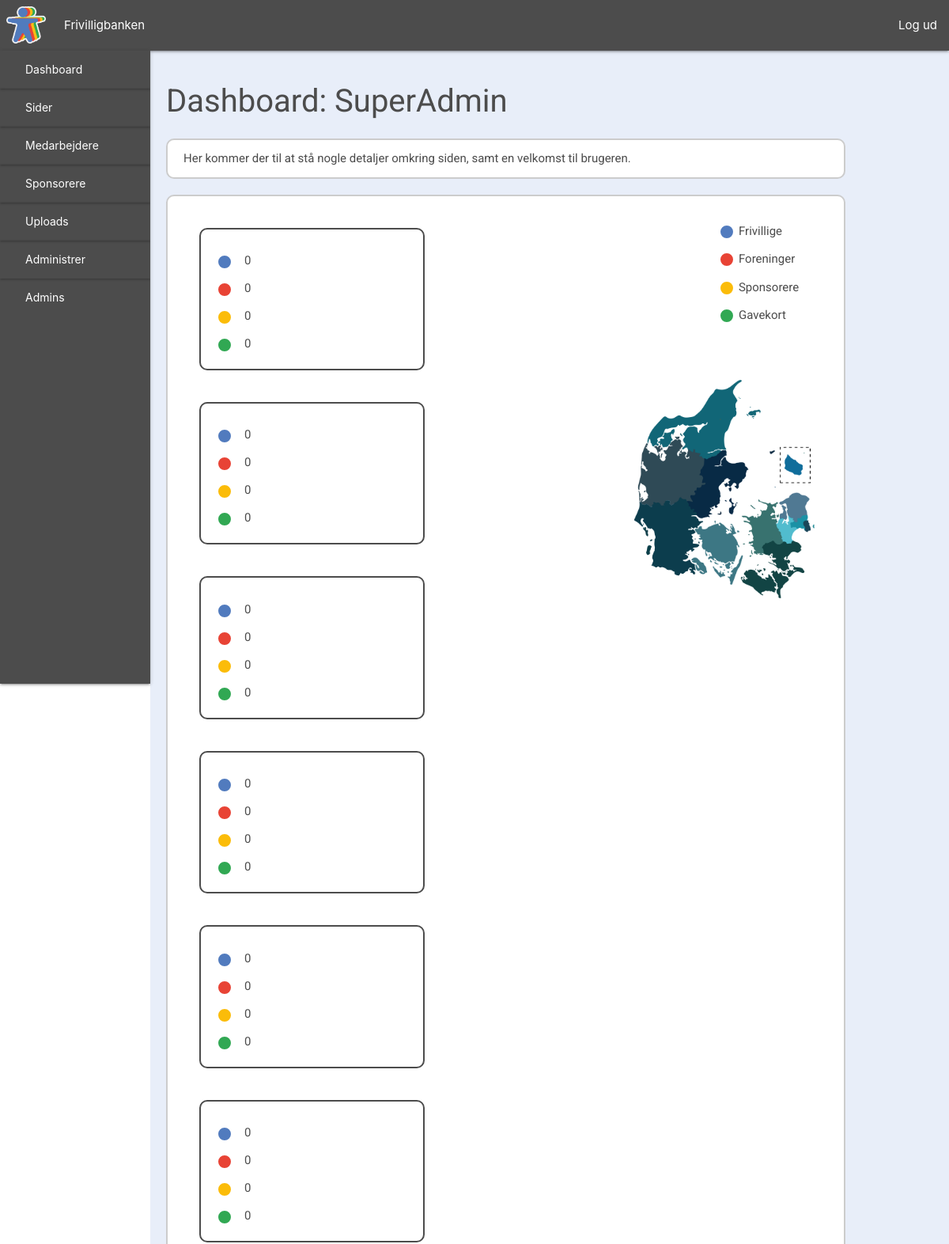
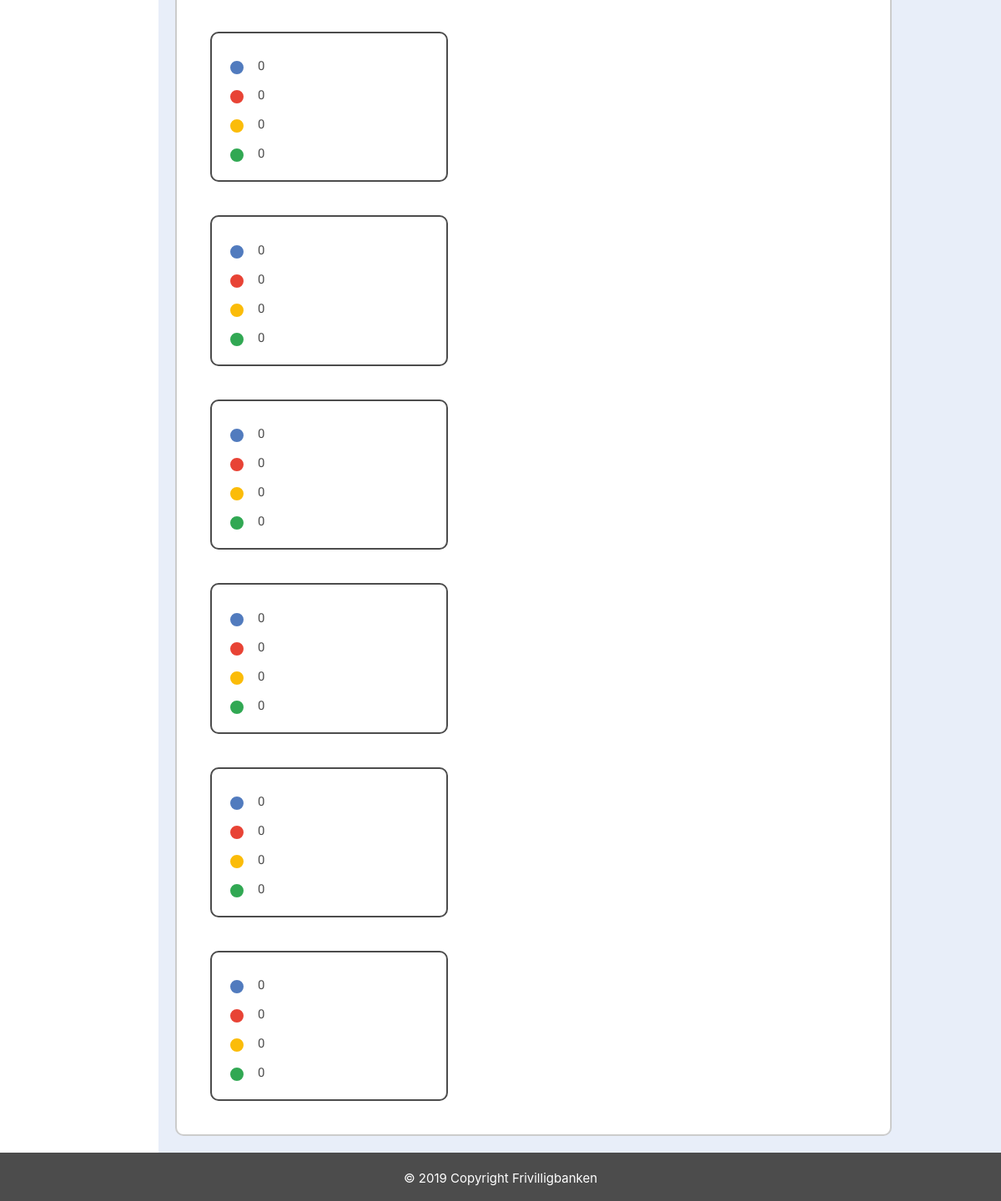
Before: /admin (signed in) with the older database file (2 pictures, top to bottom).
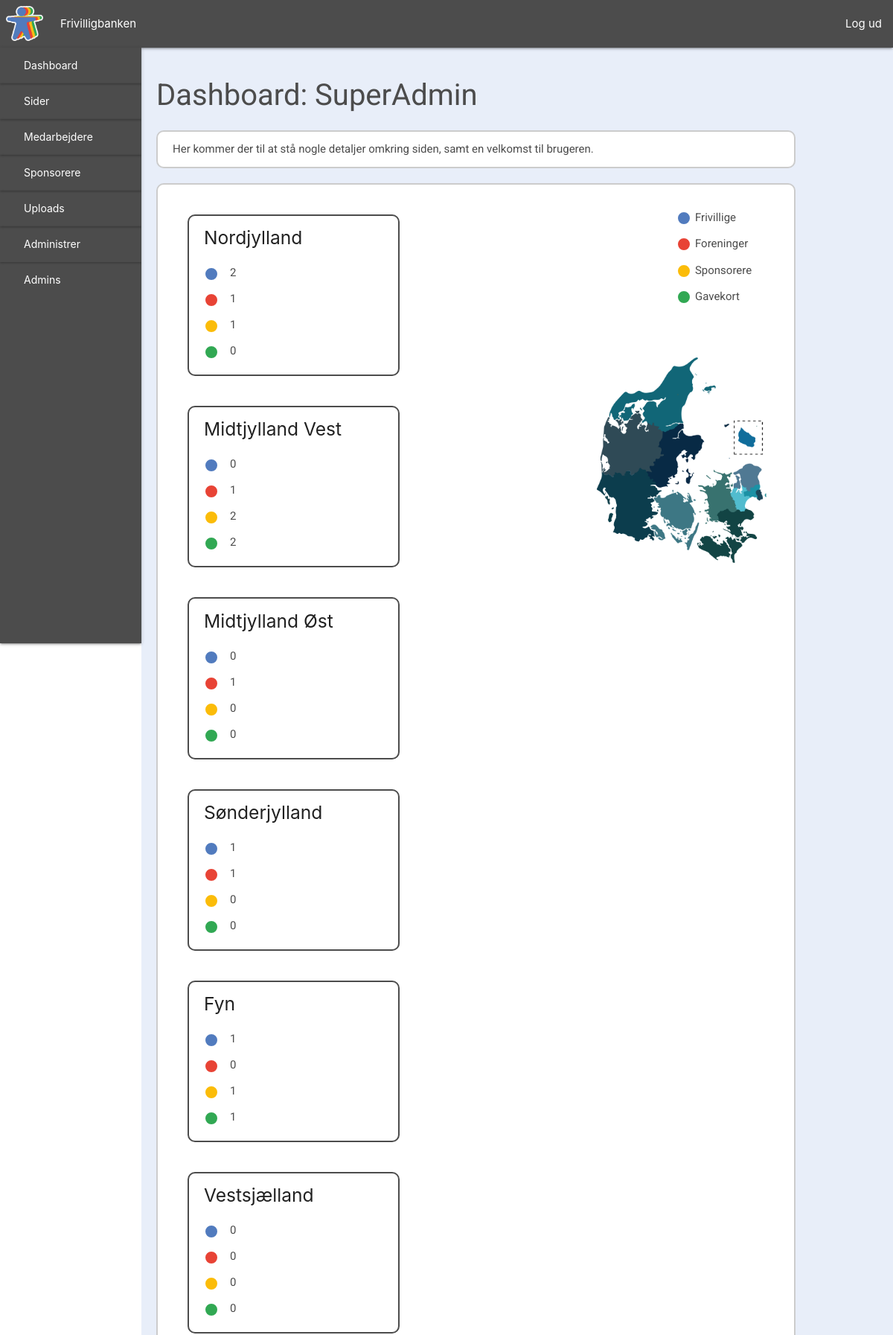
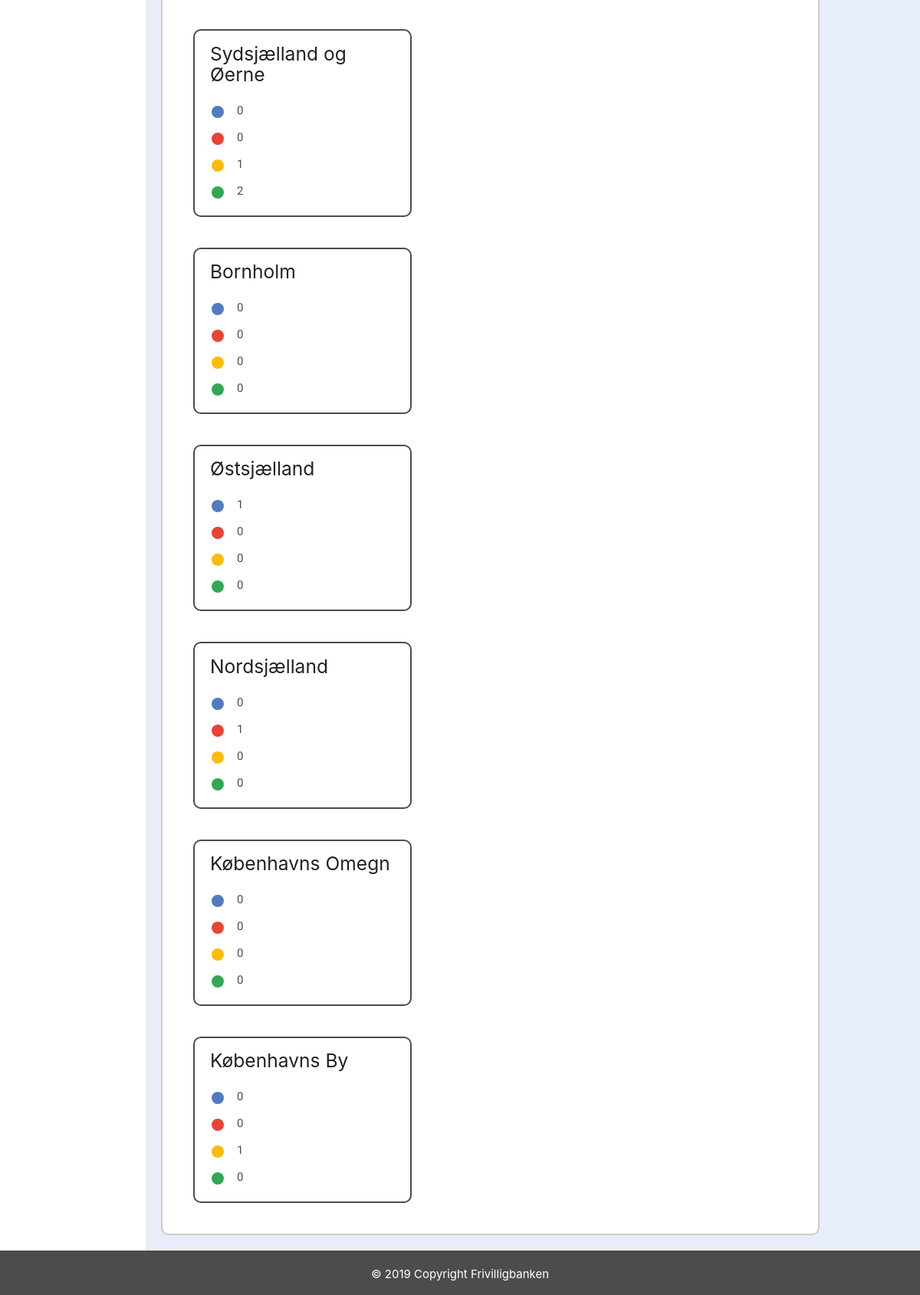
After: the same page with the newer database file (2 pictures, top to bottom).
### tables this page shows
CREATE TABLE area (
    AreaID INT NOT NULL AUTO_INCREMENT PRIMARY KEY,
    AreaName VARCHAR(255)
);

### view/backend/index.php (the view, shortened to what this page needs)
<?php
require_once("view/backend/includes/header.php");
?>
<div id="dashboard">
    <?php require_once ("view/backend/includes/sidenav.php")?>
    <div id="dashboard-content">
        <h1>Dashboard: <?php echo $_SESSION['username'] ?></h1>
        <div id="dashboard-section1">
            <p>
                Her kommer der til at stå nogle detaljer omkring siden, samt en velkomst til brugeren.
            </p>
        </div>
        <div id="dashboard-section1">
            <div id="map-numbers">
                <?php
                for ($x = 1; $x <= 12; $x++) {
                    $dbCon = dbCon($user, $pass);
                    $query = $dbCon->prepare("SELECT * FROM area WHERE AreaID = '$x'");
                    $query->execute();
                    $getarea = $query->fetch();
                    $dbCon = dbCon($user, $pass);
                    $query = $dbCon->prepare("SELECT COUNT(volunteer.VolunteerID) AS amount
                                                        FROM volunteer
                                                        WHERE volunteer.AreaID = '$x'");
                    $query->execute();
                    $getvolunteer = $query->fetch();
                    $dbCon = dbCon($user, $pass);
                    $query = $dbCon->prepare("SELECT COUNT(`union`.UnionID) AS amount
                                                        FROM `union`
                                                        WHERE `union`.AreaID = '$x'");
                    $query->execute();
                    $getunion = $query->fetch();
                    $dbCon = dbCon($user, $pass);
                    $query = $dbCon->prepare("SELECT COUNT(sponsor.SponsorID) AS amount
                                                        FROM sponsor
                                                        WHERE sponsor.AreaID = '$x'");
                    $query->execute();
                    $getsponsor = $query->fetch();
                    $dbCon = dbCon($user, $pass);
                    $query = $dbCon->prepare("SELECT COUNT(giftcard.GiftcardID) AS amount
                                                        FROM giftcard, sponsor
                                                        WHERE giftcard.SponsorID = sponsor.SponsorID && sponsor.AreaID = '$x'");
                    $query->execute();
                    $getgiftcard = $query->fetch();
                    ?>
                    <div id="area1" class="map-area">
                        <h5><?php echo $getarea['AreaName'] ?></h5>
                        <div class="flex-class"><div id="color1"></div><p id="color1-text"><?php echo $getvolunteer['amount'] ?></p></div>
                        <div class="flex-class"><div id="color2"></div><p id="color2-text"><?php echo $getunion['amount'] ?></p></div>
                        <div class="flex-class"><div id="color3"></div><p id="color3-text"><?php echo $getsponsor['amount'] ?></p></div>
                        <div class="flex-class"><div id="color4"></div><p id="color4-text"><?php echo $getgiftcard['amount'] ?></p></div>
                    </div>
                    <?php
                }
                ?>
            </div>
            <div id="denmark-map" style="background-image: url('../../images/backend/Danmark-områder.png')">
                <div id="map-info">
                    <div id="color1"></div><p id="color1-text">Frivillige</p>
                    <div id="color2"></div><p id="color2-text">Foreninger</p>
                    <div id="color3"></div><p id="color3-text">Sponsorere</p>
                    <div id="color4"></div><p id="color4-text">Gavekort</p>
                </div>
            </div>
        </div>
    </div>
</div>
<?php require_once("view/backend/includes/footer.php"); ?>

### index.php (shortened to what this page needs)
<?php
$request = $_SERVER['REQUEST_URI'];
class Router{
    private $request;
    public function __construct($request){
        $this->request = $request;
    }
    public function get($route, $file){
        $uri = trim( $this->request, "/" );
        $uri = explode("/", $uri);
        if($uri[0] == trim($route, "/")){
            require $file . '.php';
        }
    }
}
$router = new Router($request);
$router->get('/', 'view/frontend/index');
$router->get('', 'view/frontend/index');
$router->get('om', 'view/frontend/about');
$router->get('for_foreninger', 'view/frontend/forUnions');
$router->get('for_sponsorer', 'view/frontend/forSponsors');
$router->get('for_frivillige', 'view/frontend/forVolunteers');
$router->get('sponsorer', 'view/frontend/sponsors');
$router->get('kontakt', 'view/frontend/contact');
$router->get('login&opret', 'view/frontend/comingSoon');
$router->get('adminLogin', 'view/backend/login');
$router->get('adminLogOut', 'view/backend/includes/logout');
$router->get('admin', 'view/backend/index');
?>

### view/backend/includes/header.php (shortened to what this page needs)
<!DOCTYPE html>
<html>
<head>
    <link rel="stylesheet" href="https://cdnjs.cloudflare.com/ajax/libs/materialize/1.0.0/css/materialize.min.css">
    <link rel="stylesheet" href="/view/backend/css/header.style.css">
    <link rel="stylesheet" href="/view/backend/css/index.style.css">
    <link rel="stylesheet" href="/view/backend/css/footer.style.css">
</head>
<body>
<header>
    <?php require_once("view/backend/includes/nav.php"); ?>
</header>
<div id="body-content">

### view/backend/includes/nav.php
<nav>
    <div class="nav-wrapper">
        <div id="logo-box">
            <a href="/dashboard"><img src="../../../images/logo/logoIconOutline.png" alt=""></a>
        </div>
        <ul id="nav-items">
            <li><a href="/dashboard">Frivilligbanken</a></li>
        </ul>
        <ul id="nav-right">
            <li><a href="/adminLogOut">Log ud</a></li>
        </ul>
    </div>
</nav>

### view/backend/includes/sidenav.php (shortened to what this page needs)
<ul id="sidenav-1" class="sidenav sidenav-fixed">
    <li><a href="/dashboard">Dashboard</a></li>
    <li><a class="dropdown-button" data-target="dropdown2">Sider</a></li>
    <li><a href="/medarbejdere">Medarbejdere</a></li>
    <li><a href="/sponsorere">Sponsorere</a></li>
    <li><a href="/uploads">Uploads</a></li>
    <?php
     if($_SESSION['admin_id'] == 1) {
         ?>
         <li><a href="/rediger_admins">Administrer Admins</a></li>
        <?php
     }
    ?>
</ul>

### view/backend/includes/footer.php (shortened to what this page needs)
</div>
<footer class="page-footer">
    © 2019 Copyright Frivilligbanken
</footer>
</body>
</html>

### view/backend/css/header.style.css (style rules this page uses)
h1, h2, h3, h4, p { color: #4C4C4C; font-family: 'Roboto', sans-serif; }
nav { position: fixed; z-index: 5; }
.nav-wrapper { display: flex; flex-wrap: wrap; background-color: #4C4C4C; z-index: 5; }
#logo-box { width: 50px; margin: 8px }
#logo-box img { width: 100%; }
#sidenav-1 { width: 190px; height: 100vh; background-color: #4C4C4C; z-index: 15; position: fixed; top: 64px; }
#sidenav-1 li a { color: white; font-weight: normal; }
#sidenav-1 li { box-shadow: 0 1px 3px rgba(0,0,0,0.3); }
#nav-right { margin-right: 0; margin-left: auto; }
.dropdown-button { cursor: pointer; }

### view/backend/css/index.style.css (style rules this page uses)
#dashboard { display: flex; }
#dashboard-content { height: 100%; width: 90%; background-color: #E8EEF9; margin: 64px 0 0 190px; }
#dashboard-content h1 { font-size: 40px; margin-left: 20px; }
#dashboard-section1 { width: 85%; background-color: white; margin: 20px; padding: 20px; border-radius: 10px; border: 2px solid rgba(0,0,0,0.2); display: flex; flex-wrap: wrap; }
#dashboard-section1 p { margin: -8px 0; }
#map-info { float: right; }
#color1, #color2, #color3, #color4 { height: 20px; width: 20px; border-radius: 10px; border: 2px solid white; margin: 15px 15px 0 0; }
#color1 { background-color: #517BBE; }
#color2 { background-color: #E84335; }
#color3 { background-color: #FBBC09; }
#color4 { background-color: #31A853; }
#map-info p { margin: -22px 20px 0 25px; }
#denmark-map { width: 28%; height: 700px; margin-left: auto; margin-right: 2%; background-size: contain; background-repeat: no-repeat; background-position: center; }
#map-numbers { width: 70%; display: flex; flex-wrap: wrap; }
.map-area { border: 2px solid #4C4C4C; border-radius: 10px; width: 285px; padding: 0 20px 20px 20px; margin: 20px; }
.flex-class { display: flex; }
.map-area p { padding: 20px 0 0 0; }

### view/backend/css/footer.style.css (style rules this page uses)
.page-footer { background-color: #4C4C4C; text-align: center; padding-bottom: 15px; }

Changed rows visible on the page:
added area: AreaName "Nordjylland"
added area: AreaName "Midtjylland Vest"
added area: AreaName "Midtjylland Øst"
added area: AreaName "Sønderjylland"
added area: AreaName "Fyn"
added area: AreaName "Vestsjælland"
added area: AreaName "Sydsjælland og Øerne"
added area: AreaName "Bornholm"
added area: AreaName "Østsjælland"
added area: AreaName "Nordsjælland"
added area: AreaName "Københavns Omegn"
added area: AreaName "Københavns By"
Other visible differences:
new list line: "2 1 1 0"
new list line: "0 1 2 2"
new list line: "0 1 0 0"
new list line: "1 1 0 0"
new list line: "1 0 1 1"
new list line: "0 0 0 0"
new list line: "0 0 1 2"
new list line: "1 0 0 0"
new list line: "0 0 1 0"
list line gone: "0 0 0 0"
